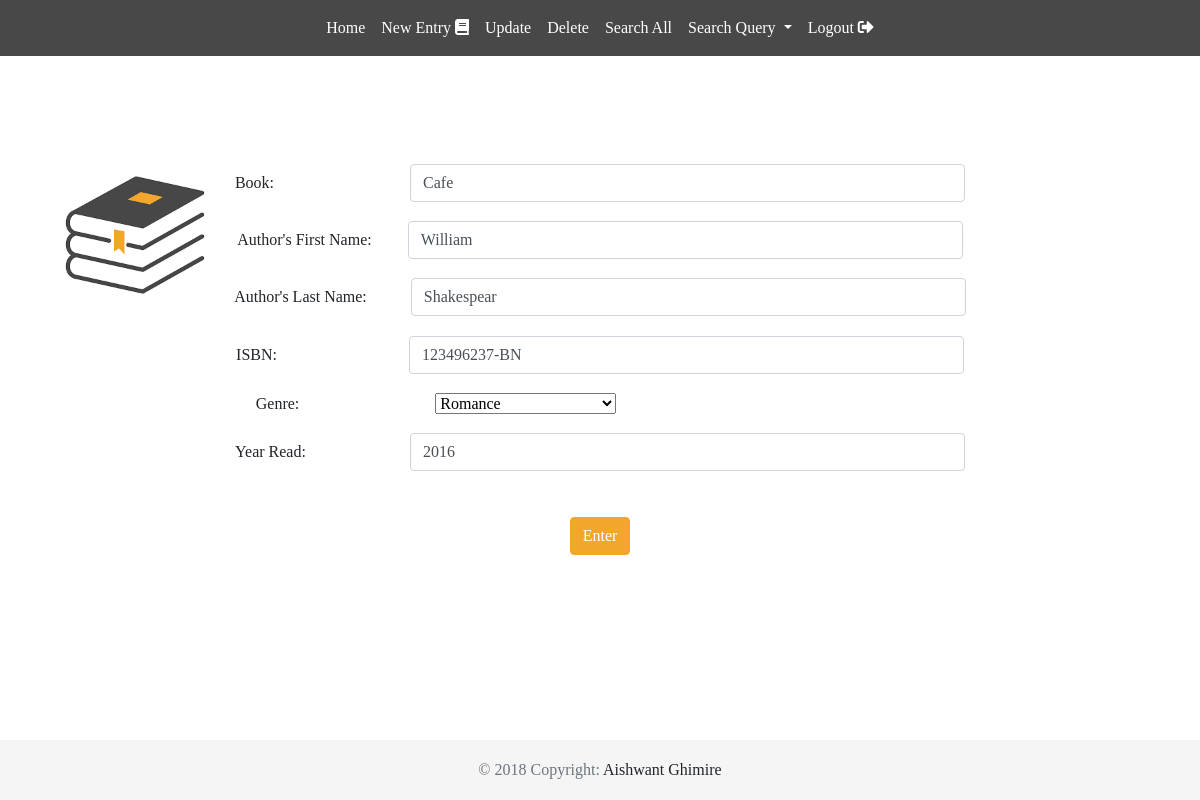
The page /editbook.php?bookid=7 (signed in) on the database its author committed.
### tables this page shows
CREATE TABLE Users (
    User_ID int NOT NULL,
    Email_ID char(50) NOT NULL,
    Password char(20) NOT NULL,
    FName char(20) NOT NULL,
    LName char(20) NOT NULL,
    PRIMARY KEY (User_ID)
);

CREATE TABLE Books (
    Book_ID int NOT NULL,
    ISBN char(50) NOT NULL,
    Book_Name char(50),
    Author_ID int,
    Genre_ID int,
    PRIMARY KEY (Book_ID)
);

CREATE TABLE Author (
    Author_ID int NOT NULL,
    AFName char(20),
    ALName char(20),
    PRIMARY KEY (Author_ID)
);

CREATE TABLE Users_Books (
    User_ID int NOT NULL,
    Book_ID int NOT NULL,
    Year_Read int,
    PRIMARY KEY (User_ID,Book_ID)
);

### editbook.php (the view, shortened to what this page needs)
<?php
    require('included_functions.php');
    $mysqli = db_connection();
    echo"<br /><br />";
?>
<div class="left-img"></div>
<section class="content">
    <div class="container text-center">
        <form method="POST" action="">
            <?php
                $book_id=$_GET['bookid'];
                $query = "SELECT * FROM Users natural join Users_Books natural join Books natural join ";
                $query .= "Author natural join Genre where User_ID =:user_id  and Book_ID =:book_id ";
                $result = $mysqli->prepare($query);
                $result->execute(array('user_id'=>$_SESSION['user_id'],'book_id'=>$book_id));
                if ($result){
                    $row2 = $result->fetch();
                    echo "<h6>Book: &nbsp;&nbsp;&nbsp;&nbsp;&nbsp;&nbsp;&nbsp;&nbsp;&nbsp;&nbsp;&nbsp;&nbsp;&nbsp;&nbsp;&nbsp;&nbsp;&nbsp;&nbsp;&nbsp;&nbsp;
                    &nbsp;&nbsp;&nbsp;&nbsp;&nbsp;&nbsp;&nbsp;&nbsp;&nbsp;&nbsp;&nbsp;&nbsp;<input type='text' name='book_name' class='form-control' id='validationCustomUsername' value='".$row2['Book_Name']."' required><br /><br />
                    Author's First Name: &nbsp;&nbsp;&nbsp;&nbsp;&nbsp;&nbsp;&nbsp;&nbsp;<input type='text' name='AuthorFName' class='form-control' value='".$row2['AFName']."'><br /><br />
                    Author's Last Name: &nbsp;&nbsp;&nbsp;&nbsp;&nbsp;&nbsp;&nbsp;&nbsp;&nbsp;&nbsp;<input type='text' name='AuthorLName' class='form-control' value='".$row2['ALName']."'><br /><br />
                    ISBN: &nbsp; &nbsp;&nbsp;&nbsp;&nbsp;&nbsp;&nbsp;&nbsp;&nbsp;&nbsp;&nbsp;&nbsp;&nbsp;&nbsp;&nbsp;&nbsp;&nbsp;&nbsp;&nbsp;&nbsp;
                    &nbsp;&nbsp;&nbsp;&nbsp;&nbsp;&nbsp;&nbsp;&nbsp;&nbsp;&nbsp;<input type='text' name='ISBN' class='form-control' value='".$row2['ISBN']."'><br /><br />
                    Genre:&nbsp;&nbsp;&nbsp;&nbsp;&nbsp;&nbsp;&nbsp;&nbsp;&nbsp;&nbsp;&nbsp;&nbsp;&nbsp;&nbsp;&nbsp;&nbsp;&nbsp;&nbsp;&nbsp;&nbsp;&nbsp;&nbsp;&nbsp;&nbsp;&nbsp;&nbsp;&nbsp;&nbsp;&nbsp;&nbsp;
                    &nbsp;&nbsp;
                    <select name='genre'>";
            ?>
            <?php
                    $query_get_Genre = "select * from Genre";
                    $result_get_Genre = $mysqli->query($query_get_Genre);
                    $val="";
                    while($row1 = $result_get_Genre->fetch()){
                        if($row2['GenreN']===$row1['GenreN']){
                            $val = "selected='selected'";
                        }
                        echo "<option value='".$row1['Genre_ID']."' $val>".$row1['GenreN']."</option>";
                        $val = "";
                    }
            ?>
                    </select>&nbsp;&nbsp;&nbsp;&nbsp;&nbsp;&nbsp;&nbsp;&nbsp;&nbsp;&nbsp;&nbsp;&nbsp;&nbsp;&nbsp;&nbsp;&nbsp;&nbsp;&nbsp;&nbsp;&nbsp;&nbsp;&nbsp;&nbsp;&nbsp;&nbsp;&nbsp;&nbsp;&nbsp;
                    <br /><br />
                    Year Read: &nbsp;&nbsp;&nbsp;&nbsp;&nbsp;&nbsp;&nbsp;&nbsp;&nbsp;&nbsp;&nbsp;&nbsp;&nbsp;
                    &nbsp;&nbsp;&nbsp;&nbsp;&nbsp;&nbsp;&nbsp;&nbsp;&nbsp;&nbsp;&nbsp;<input type='text' name='yearRead' class='form-control' value='<?php echo $row2['Year_Read'].""?>'><br /><br /><br />
                    </h6>
            <?php
                }
            ?>
            <input type="submit" name="submit" value="Enter" class="btn btnCSS">
            <br /><br />
        </form>
    </div>
</section>

### css/main.css (style rules this page uses)
body { font-family: cursive !important; margin-top: 0; padding-top: 0; height: 100%; }
.content { padding-top: 5%; }
@media only screen and (min-width:750px) { .left-img { top: 20%; left:5%; background-image: url("../images/Books.png"); background-size: cover; background-repeat: no-repeat; width: 150px; height: 150px; opacity: 0.9; position: fixed; z-index: -1; } }
.btnCSS { color: #fff; background-color: #f3a62c; border-color: #f3a62c; }
.form-control { width: 50%; -webkit-column-width: 50%; display: inline; }
html { position: relative; min-height: 100%; }
body { margin-bottom: 60px; }

### rows shown on the page
users: book_name "Cafe", AuthorFName "William", AuthorLName "Shakespear", ISBN "123496237-BN", yearRead "2016"

### other values the page prints
form field genre "Romance"
